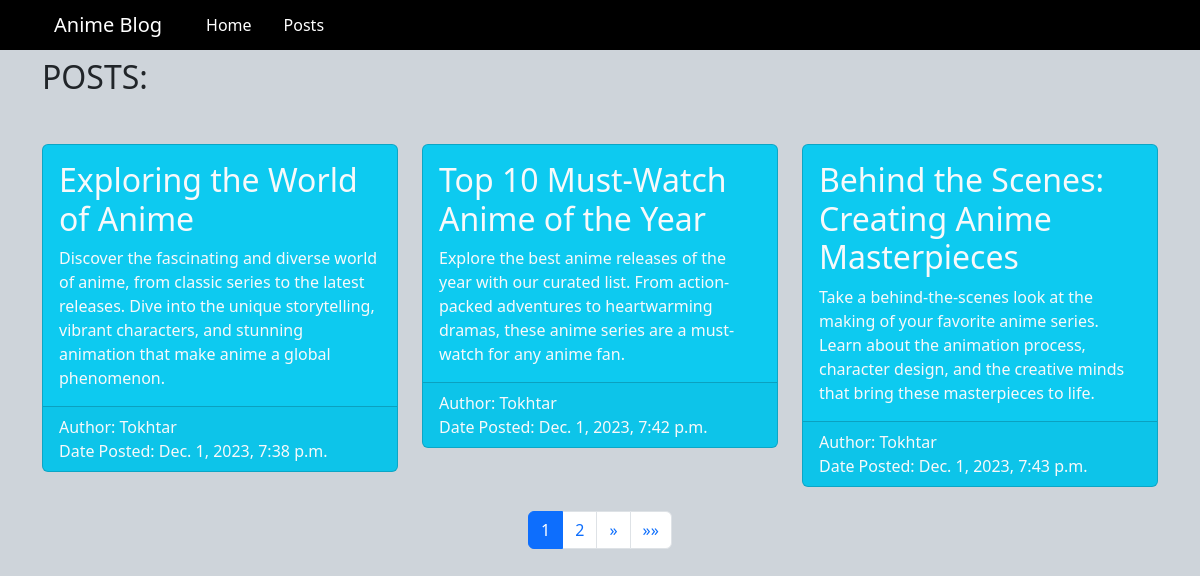
/posts/, run on the app's committed database.
### my_blog/models.py (models this page shows, shortened)
class Post(models.Model):
    title = models.CharField(max_length=100)
    content = models.TextField()
    date_posted = models.DateTimeField(default=timezone.now)
    author = models.ForeignKey(User, on_delete=models.CASCADE)

### my_blog/views.py (the view)
# urls.py: path("posts/", views.posts, name="posts")
def posts(request):
    all_posts = Post.objects.all()
    posts_per_page = 3
    paginator = Paginator(all_posts, posts_per_page)
    page = request.GET.get('page')
    try:
        posts = paginator.page(page)
    except PageNotAnInteger:
        posts = paginator.page(1)
    except EmptyPage:
        posts = paginator.page(paginator.num_pages)
    context = {
        'posts': posts,
    }
    return render(request, 'posts.html', context)

### templates/posts.html (shortened to what this page needs)
<!DOCTYPE html>
<html lang="en">
  <head>
    <link
      href="https://cdn.jsdelivr.net/npm/bootstrap@5.3.2/dist/css/bootstrap.min.css"
      rel="stylesheet"
    />
  </head>
  <body class="bg-dark-subtle">
    <header class="bg-black">
      <section class="container d-flex align-items-center">
        <nav class="navbar">
          <div class="container-fluid">
            <span class="navbar-brand mb-0 h1 text-white">Anime Blog</span>
          </div>
        </nav>
        <ul class="nav">
          <li class="nav-item">
            <a class="nav-link text-white" href="{% url 'home' %}">Home</a>
          </li>
          <li class="nav-item">
            <a class="nav-link text-white" href="{% url 'posts' %}">Posts</a>
          </li>
        </ul>
      </section>
    </header>
    <main class="container mt-2 w-100">
      <h2 class="w-75">
        POSTS:
      </h2>
      <div class="row row-cols-1 row-cols-md-2 row-cols-lg-3 g-4 mt-4">
        {% if posts %} {% for post in posts %}
        <div class="col">
          <div class="card bg-info text-light">
            <div class="card-body">
              <h2 class="card-title">{{ post.title }}</h2>
              <p class="card-text">{{ post.content }}</p>
            </div>
            <div class="card-footer text-light">
              <p class="mb-0">Author: {{ post.author }}</p>
              <p class="mb-0">Date Posted: {{ post.date_posted }}</p>
            </div>
          </div>
        </div>
        {% endfor %} {% endif %}
      </div>
      <div class="pagination justify-content-center mt-4">
        <ul class="pagination">
           {% for num in posts.paginator.page_range %}
          <li
            class="page-item {% if num == posts.number %}active text-danger{% endif %}"
          >
            <a class="page-link" href="?page={{ num }}">{{ num }}</a>
          </li>
          {% endfor %} {% if posts.has_next %}
          <li class="page-item">
            <a
              class="page-link"
              href="?page={{ posts.next_page_number }}"
              aria-label="Next"
            >
              <span aria-hidden="true">&raquo;</span>
            </a>
          </li>
          <li class="page-item">
            <a
              class="page-link"
              href="?page={{ posts.paginator.num_pages }}"
              aria-label="Last"
            >
              <span aria-hidden="true">&raquo;&raquo;</span>
            </a>
          </li>
          {% endif %}
        </ul>
      </div>
    </main>
  </body>
</html>

### data on the page
Post: title "Exploring the World of Anime", content "Discover the fascinating and diverse world of anime, from classic series to the latest releases. Dive into the unique storytelling, vibrant characters, and stunning animation that make anime a global phenomenon.", author "Tokhtar", date_posted "Dec. 1, 2023, 7:38 p.m."
Post: title "Top 10 Must-Watch Anime of the Year", content "Explore the best anime releases of the year with our curated list. From action-packed adventures to heartwarming dramas, these anime series are a must-watch for any anime fan.", author "Tokhtar", date_posted "Dec. 1, 2023, 7:42 p.m."
Post: title "Behind the Scenes: Creating Anime Masterpieces", content "Take a behind-the-scenes look at the making of your favorite anime series. Learn about the animation process, character design, and the creative minds that bring these masterpieces to life.", author "Tokhtar", date_posted "Dec. 1, 2023, 7:43 p.m."

### other printed values
{{ num }} "1" "2"
